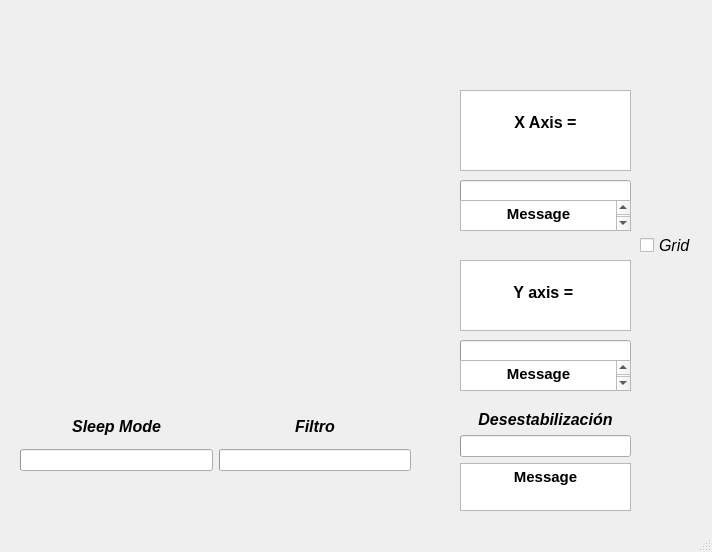
<?xml version="1.0" encoding="UTF-8"?>
<ui version="4.0">
 <class>MainWindow</class>
 <widget class="QMainWindow" name="MainWindow">
  <property name="geometry">
   <rect>
    <x>0</x>
    <y>0</y>
    <width>712</width>
    <height>552</height>
   </rect>
  </property>
  <property name="windowTitle">
   <string>Position Sensor</string>
  </property>
  <widget class="QWidget" name="centralwidget">
   <widget class="QCheckBox" name="gCheck">
    <property name="geometry">
     <rect>
      <x>640</x>
      <y>220</y>
      <width>81</width>
      <height>50</height>
     </rect>
    </property>
    <property name="font">
     <font>
      <pointsize>12</pointsize>
      <italic>true</italic>
     </font>
    </property>
    <property name="text">
     <string>Grid</string>
    </property>
   </widget>
   <widget class="Canvas" name="canvas" native="true">
    <property name="geometry">
     <rect>
      <x>20</x>
      <y>90</y>
      <width>391</width>
      <height>301</height>
     </rect>
    </property>
   </widget>
   <widget class="QWidget" name="horizontalLayoutWidget">
    <property name="geometry">
     <rect>
      <x>19</x>
      <y>0</y>
      <width>671</width>
      <height>80</height>
     </rect>
    </property>
    <layout class="QHBoxLayout" name="hlayout">
     <item>
      <widget class="QWidget" name="navigation" native="true"/>
     </item>
    </layout>
   </widget>
   <widget class="QTextBrowser" name="textBrowser_x">
    <property name="geometry">
     <rect>
      <x>460</x>
      <y>90</y>
      <width>171</width>
      <height>81</height>
     </rect>
    </property>
    <property name="html">
     <string>&lt;!DOCTYPE HTML PUBLIC &quot;-//W3C//DTD HTML 4.0//EN&quot; &quot;http://www.w3.org/TR/REC-html40/strict.dtd&quot;&gt;
&lt;html&gt;&lt;head&gt;&lt;meta name=&quot;qrichtext&quot; content=&quot;1&quot; /&gt;&lt;style type=&quot;text/css&quot;&gt;
p, li { white-space: pre-wrap; }
&lt;/style&gt;&lt;/head&gt;&lt;body style=&quot; font-family:'Ubuntu'; font-size:11pt; font-weight:400; font-style:normal;&quot;&gt;
&lt;p align=&quot;center&quot; style=&quot;-qt-paragraph-type:empty; margin-top:0px; margin-bottom:0px; margin-left:0px; margin-right:0px; -qt-block-indent:0; text-indent:0px;&quot;&gt;&lt;br /&gt;&lt;/p&gt;
&lt;p align=&quot;center&quot; style=&quot; margin-top:0px; margin-bottom:0px; margin-left:0px; margin-right:0px; -qt-block-indent:0; text-indent:0px;&quot;&gt;&lt;span style=&quot; font-size:12pt; font-weight:600;&quot;&gt;X Axis =&lt;/span&gt;&lt;/p&gt;
&lt;p align=&quot;center&quot; style=&quot;-qt-paragraph-type:empty; margin-top:0px; margin-bottom:0px; margin-left:0px; margin-right:0px; -qt-block-indent:0; text-indent:0px;&quot;&gt;&lt;br /&gt;&lt;/p&gt;&lt;/body&gt;&lt;/html&gt;</string>
    </property>
   </widget>
   <widget class="QProgressBar" name="progressBar_x">
    <property name="geometry">
     <rect>
      <x>460</x>
      <y>180</y>
      <width>171</width>
      <height>23</height>
     </rect>
    </property>
    <property name="maximum">
     <number>100</number>
    </property>
    <property name="value">
     <number>0</number>
    </property>
    <property name="textVisible">
     <bool>false</bool>
    </property>
   </widget>
   <widget class="QTextBrowser" name="textBrowser_y">
    <property name="geometry">
     <rect>
      <x>460</x>
      <y>260</y>
      <width>171</width>
      <height>71</height>
     </rect>
    </property>
    <property name="html">
     <string>&lt;!DOCTYPE HTML PUBLIC &quot;-//W3C//DTD HTML 4.0//EN&quot; &quot;http://www.w3.org/TR/REC-html40/strict.dtd&quot;&gt;
&lt;html&gt;&lt;head&gt;&lt;meta name=&quot;qrichtext&quot; content=&quot;1&quot; /&gt;&lt;style type=&quot;text/css&quot;&gt;
p, li { white-space: pre-wrap; }
&lt;/style&gt;&lt;/head&gt;&lt;body style=&quot; font-family:'Ubuntu'; font-size:11pt; font-weight:400; font-style:normal;&quot;&gt;
&lt;p style=&quot;-qt-paragraph-type:empty; margin-top:0px; margin-bottom:0px; margin-left:0px; margin-right:0px; -qt-block-indent:0; text-indent:0px;&quot;&gt;&lt;br /&gt;&lt;/p&gt;
&lt;p align=&quot;center&quot; style=&quot; margin-top:0px; margin-bottom:0px; margin-left:0px; margin-right:0px; -qt-block-indent:0; text-indent:0px;&quot;&gt;&lt;span style=&quot; font-size:12pt; font-weight:600;&quot;&gt;Y axis = &lt;/span&gt;&lt;/p&gt;&lt;/body&gt;&lt;/html&gt;</string>
    </property>
   </widget>
   <widget class="QProgressBar" name="progressBar_y">
    <property name="geometry">
     <rect>
      <x>460</x>
      <y>340</y>
      <width>171</width>
      <height>23</height>
     </rect>
    </property>
    <property name="value">
     <number>0</number>
    </property>
    <property name="textVisible">
     <bool>false</bool>
    </property>
   </widget>
   <widget class="QTextBrowser" name="textBrowser_xd">
    <property name="geometry">
     <rect>
      <x>460</x>
      <y>200</y>
      <width>171</width>
      <height>31</height>
     </rect>
    </property>
    <property name="html">
     <string>&lt;!DOCTYPE HTML PUBLIC &quot;-//W3C//DTD HTML 4.0//EN&quot; &quot;http://www.w3.org/TR/REC-html40/strict.dtd&quot;&gt;
&lt;html&gt;&lt;head&gt;&lt;meta name=&quot;qrichtext&quot; content=&quot;1&quot; /&gt;&lt;style type=&quot;text/css&quot;&gt;
p, li { white-space: pre-wrap; }
&lt;/style&gt;&lt;/head&gt;&lt;body style=&quot; font-family:'Ubuntu'; font-size:11pt; font-weight:400; font-style:normal;&quot;&gt;
&lt;p align=&quot;center&quot; style=&quot; margin-top:0px; margin-bottom:0px; margin-left:0px; margin-right:0px; -qt-block-indent:0; text-indent:0px;&quot;&gt;&lt;span style=&quot; font-weight:600;&quot;&gt;Message&lt;/span&gt;&lt;/p&gt;
&lt;p align=&quot;center&quot; style=&quot;-qt-paragraph-type:empty; margin-top:0px; margin-bottom:0px; margin-left:0px; margin-right:0px; -qt-block-indent:0; text-indent:0px; font-weight:600;&quot;&gt;&lt;br /&gt;&lt;/p&gt;&lt;/body&gt;&lt;/html&gt;</string>
    </property>
   </widget>
   <widget class="QTextBrowser" name="textBrowser_yd">
    <property name="geometry">
     <rect>
      <x>460</x>
      <y>360</y>
      <width>171</width>
      <height>31</height>
     </rect>
    </property>
    <property name="html">
     <string>&lt;!DOCTYPE HTML PUBLIC &quot;-//W3C//DTD HTML 4.0//EN&quot; &quot;http://www.w3.org/TR/REC-html40/strict.dtd&quot;&gt;
&lt;html&gt;&lt;head&gt;&lt;meta name=&quot;qrichtext&quot; content=&quot;1&quot; /&gt;&lt;style type=&quot;text/css&quot;&gt;
p, li { white-space: pre-wrap; }
&lt;/style&gt;&lt;/head&gt;&lt;body style=&quot; font-family:'Ubuntu'; font-size:11pt; font-weight:400; font-style:normal;&quot;&gt;
&lt;p align=&quot;center&quot; style=&quot; margin-top:0px; margin-bottom:0px; margin-left:0px; margin-right:0px; -qt-block-indent:0; text-indent:0px;&quot;&gt;&lt;span style=&quot; font-weight:600;&quot;&gt;Message&lt;/span&gt;&lt;/p&gt;
&lt;p align=&quot;center&quot; style=&quot;-qt-paragraph-type:empty; margin-top:0px; margin-bottom:0px; margin-left:0px; margin-right:0px; -qt-block-indent:0; text-indent:0px; font-weight:600;&quot;&gt;&lt;br /&gt;&lt;/p&gt;&lt;/body&gt;&lt;/html&gt;</string>
    </property>
   </widget>
   <widget class="QWidget" name="verticalLayoutWidget_3">
    <property name="geometry">
     <rect>
      <x>460</x>
      <y>410</y>
      <width>171</width>
      <height>101</height>
     </rect>
    </property>
    <layout class="QVBoxLayout" name="verticalLayout_3">
     <item>
      <widget class="QLabel" name="label_3">
       <property name="font">
        <font>
         <pointsize>12</pointsize>
         <weight>75</weight>
         <italic>true</italic>
         <bold>true</bold>
        </font>
       </property>
       <property name="text">
        <string>Desestabilización</string>
       </property>
       <property name="alignment">
        <set>Qt::AlignCenter</set>
       </property>
      </widget>
     </item>
     <item>
      <widget class="QProgressBar" name="progressBar_des">
       <property name="value">
        <number>0</number>
       </property>
       <property name="textVisible">
        <bool>false</bool>
       </property>
      </widget>
     </item>
     <item>
      <widget class="QTextBrowser" name="textBrowser_des">
       <property name="html">
        <string>&lt;!DOCTYPE HTML PUBLIC &quot;-//W3C//DTD HTML 4.0//EN&quot; &quot;http://www.w3.org/TR/REC-html40/strict.dtd&quot;&gt;
&lt;html&gt;&lt;head&gt;&lt;meta name=&quot;qrichtext&quot; content=&quot;1&quot; /&gt;&lt;style type=&quot;text/css&quot;&gt;
p, li { white-space: pre-wrap; }
&lt;/style&gt;&lt;/head&gt;&lt;body style=&quot; font-family:'Ubuntu'; font-size:11pt; font-weight:400; font-style:normal;&quot;&gt;
&lt;p align=&quot;center&quot; style=&quot; margin-top:0px; margin-bottom:0px; margin-left:0px; margin-right:0px; -qt-block-indent:0; text-indent:0px;&quot;&gt;&lt;span style=&quot; font-weight:600;&quot;&gt;Message&lt;/span&gt;&lt;/p&gt;
&lt;p align=&quot;center&quot; style=&quot;-qt-paragraph-type:empty; margin-top:0px; margin-bottom:0px; margin-left:0px; margin-right:0px; -qt-block-indent:0; text-indent:0px; font-weight:600;&quot;&gt;&lt;br /&gt;&lt;/p&gt;&lt;/body&gt;&lt;/html&gt;</string>
       </property>
      </widget>
     </item>
    </layout>
   </widget>
   <widget class="QWidget" name="horizontalLayoutWidget_2">
    <property name="geometry">
     <rect>
      <x>20</x>
      <y>410</y>
      <width>391</width>
      <height>61</height>
     </rect>
    </property>
    <layout class="QHBoxLayout" name="horizontalLayout">
     <item>
      <layout class="QVBoxLayout" name="verticalLayout">
       <item>
        <widget class="QLabel" name="label">
         <property name="font">
          <font>
           <pointsize>12</pointsize>
           <weight>75</weight>
           <italic>true</italic>
           <bold>true</bold>
          </font>
         </property>
         <property name="text">
          <string>Sleep Mode</string>
         </property>
         <property name="alignment">
          <set>Qt::AlignCenter</set>
         </property>
        </widget>
       </item>
       <item>
        <widget class="QProgressBar" name="progressBar_sm">
         <property name="value">
          <number>0</number>
         </property>
         <property name="textVisible">
          <bool>false</bool>
         </property>
        </widget>
       </item>
      </layout>
     </item>
     <item>
      <layout class="QVBoxLayout" name="verticalLayout_2">
       <item>
        <widget class="QLabel" name="label_2">
         <property name="font">
          <font>
           <pointsize>12</pointsize>
           <weight>75</weight>
           <italic>true</italic>
           <bold>true</bold>
          </font>
         </property>
         <property name="text">
          <string>Filtro</string>
         </property>
         <property name="alignment">
          <set>Qt::AlignCenter</set>
         </property>
        </widget>
       </item>
       <item>
        <widget class="QProgressBar" name="progressBar_f">
         <property name="value">
          <number>0</number>
         </property>
         <property name="textVisible">
          <bool>false</bool>
         </property>
        </widget>
       </item>
      </layout>
     </item>
    </layout>
   </widget>
  </widget>
  <widget class="QMenuBar" name="menubar">
   <property name="enabled">
    <bool>false</bool>
   </property>
   <property name="geometry">
    <rect>
     <x>0</x>
     <y>0</y>
     <width>712</width>
     <height>22</height>
    </rect>
   </property>
  </widget>
  <widget class="QStatusBar" name="statusbar"/>
 </widget>
 <customwidgets>
  <customwidget>
   <class>Canvas</class>
   <extends>QWidget</extends>
   <header>canvas.h</header>
   <container>1</container>
  </customwidget>
 </customwidgets>
 <resources/>
 <connections/>
</ui>
